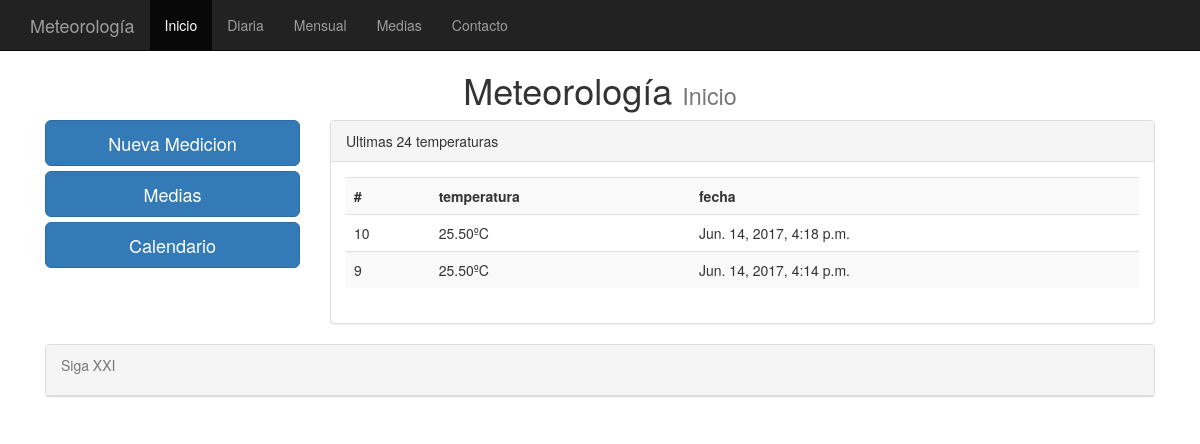
Before: /home/ with the older database file.
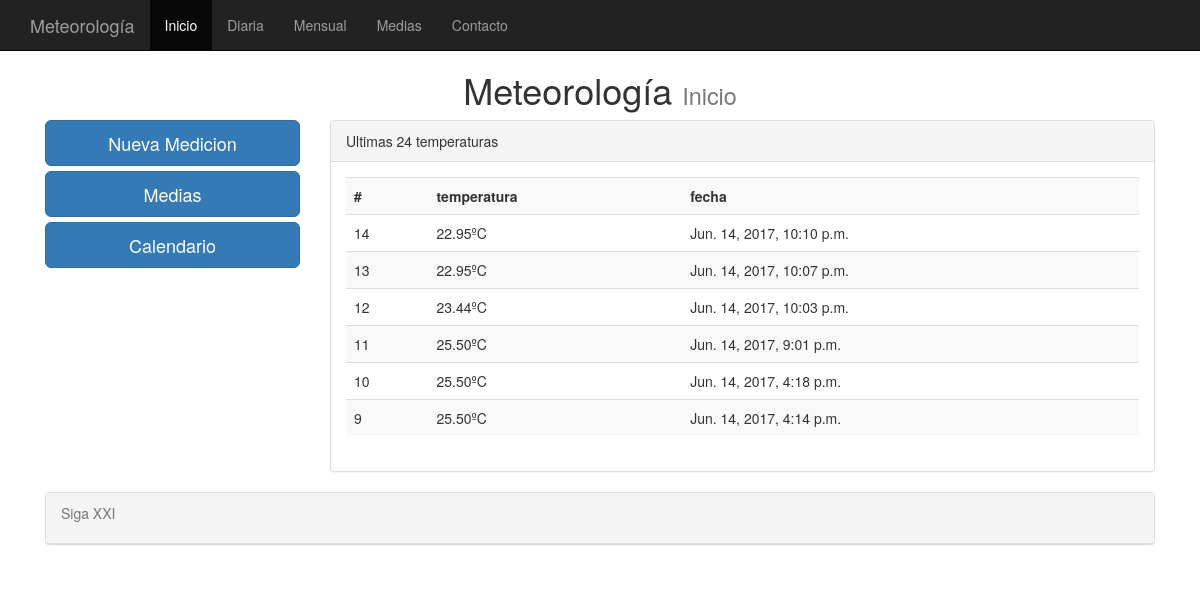
After: the same page with the newer database file.
### bonito/models.py (models this page shows, shortened)
class temperatura(models.Model):
    fecha = models.DateTimeField(default=datetime.now, blank=False, null=False)
    temperatura = models.DecimalField(max_digits=5, decimal_places=2)
    class Meta:
        verbose_name_plural = "temperaturas"

### bonito/views.py (the view)
# urls.py: url(r'^home/', views.home, name = 'home'),
def home(request):
    las_temperaturas = temperatura.objects.order_by('-fecha')[:24]
    context = {'las_temperaturas': las_temperaturas }
    return render(request, 'bonito/home.html', context)

### templates/bonito/home.html (shortened to what this page needs)
{% extends "base.html" %}
{%   load   staticfiles   %}
{% block titulo %} Inicio {% endblock %}
{% block content %}
<row>
	<div class="col-md-3">
		<a href="/paciente/agregar" class="btn btn-primary btn-lg btn-block">Nueva Medicion</a>
		<a href="/pacientes" class="btn btn-primary btn-lg btn-block">Medias</a>
		<a href="/calendario" class="btn btn-primary btn-lg btn-block">Calendario</a>
		<br />
    </div>
    <div class="col-md-9" >
	    <div class="panel panel-default">
 		 	<div class="panel-heading">Ultimas 24 temperaturas</div>
         <div class="panel-body">
           <div class="table-responsive">
         		<table class="table table-striped">
                  <th>#</th>
                  <th>temperatura</th>
                  <th>fecha</th>
                  {% for temperatura in las_temperaturas %}
                  	<tr>
										<td>{{ temperatura.id }}</td>
										<td>{{ temperatura.temperatura }}ºC</td>
										<td>{{ temperatura.fecha }}</td>
                    </tr>
                  {% endfor %}
         	   </table>
			</div>
         </div>
         </div>
       </div>
    </div>
{% endblock %}

### templates/base.html (shortened to what this page needs)
{%   load   staticfiles   %}
<!DOCTYPE html>
<html lang="en">
<head>
	<link href="{% static 'css/bootstrap.min.css' %}" rel="stylesheet">
</head>
<body style="padding-top:50px;">
	<nav class="navbar navbar-inverse navbar-fixed-top">
		<div class="container">
			<div class="navbar-header">
				<a class="navbar-brand" href="#">Meteorología</a>
			</div>
			<div id="navbar" class="collapse navbar-collapse">
				<ul class="nav navbar-nav">
					<li class="active"><a href="/index">Inicio</a></li>
					<li><a href="/pacientes">Diaria</a></li>
					<li><a href="/salas">Mensual</a></li>
					<li><a href="#about">Medias</a></li>
					<li><a href="#contact">Contacto</a></li>
				</ul>
			</div>
		</div>
	</nav>
	<div class="container">
		<row>
			<div class="col-md-12">
				<h1 class="h1 h1-primary text-center">Meteorología <small>{% block titulo %} {%endblock %}</small></h1>
			</div>
		</row>
		{% block content %} {% endblock %}
	<div class="container">
		<row>
			<div class="col-md-12" >
				<div class="panel panel-default">
					<div class="panel-heading">
						<p class="text-muted">Siga XXI</p>
					</div>
				</div>
			</div>
		</row>
	</div>
</body>
</html>

Changed rows visible on the page:
added temperatura: id "14", temperatura "22.95", fecha "Jun. 14, 2017, 10:10 p.m."
added temperatura: id "13", temperatura "22.95", fecha "Jun. 14, 2017, 10:07 p.m."
added temperatura: id "12", temperatura "23.44", fecha "Jun. 14, 2017, 10:03 p.m."
added temperatura: id "11", temperatura "25.50", fecha "Jun. 14, 2017, 9:01 p.m."
